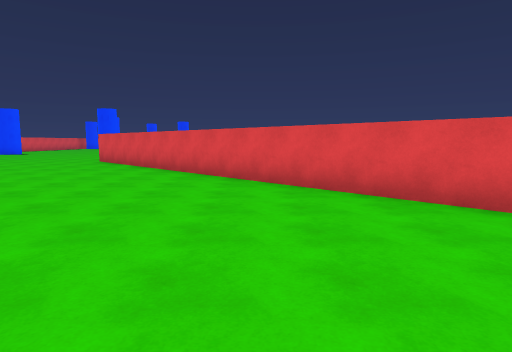
[1] (above)

18 first-person views from a walk through a scene from a Unity 3-D project. The camera is 1.5 m above the floor, tilts 6° down and sees 75° across. The floor is counted in squares, 2 m on a side. Each view is taken from the middle of a square. On the plan, view 1 faces up. The plan holds only what a view shows up to about 11 squares ahead; the rest is blank. The place goes on beyond the plan. Surface patterns are stand-ins for the level's own textures.

[2]
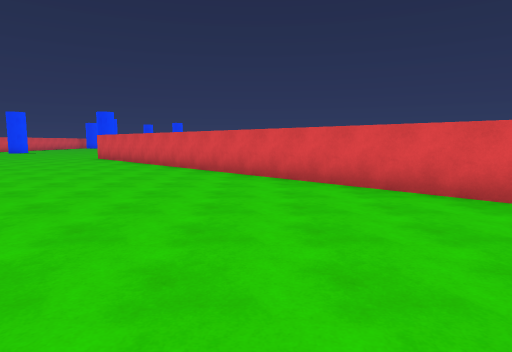

[3]
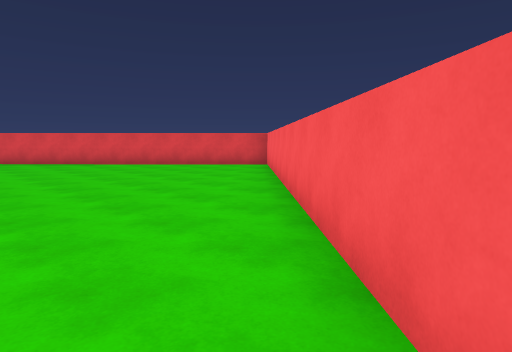

[4]
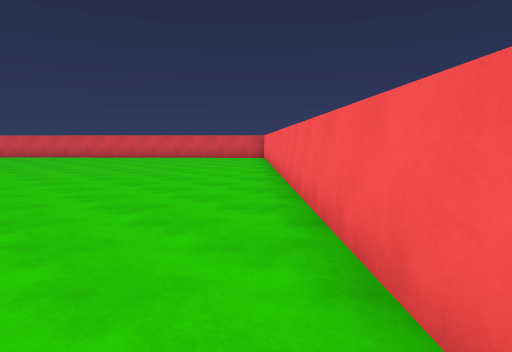

[5]
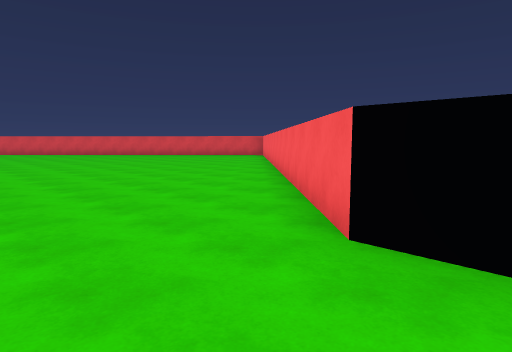

[6]
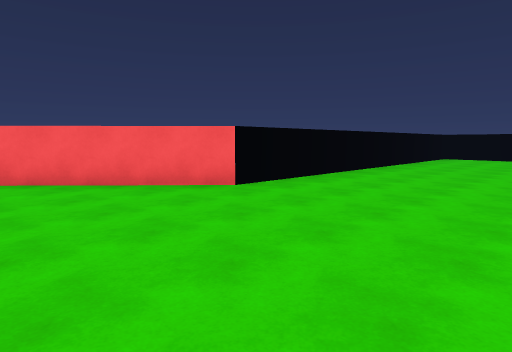

[7]
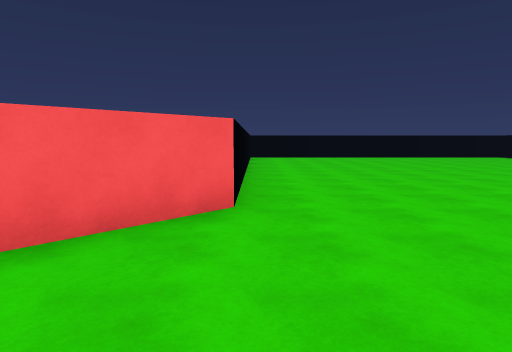

[8]
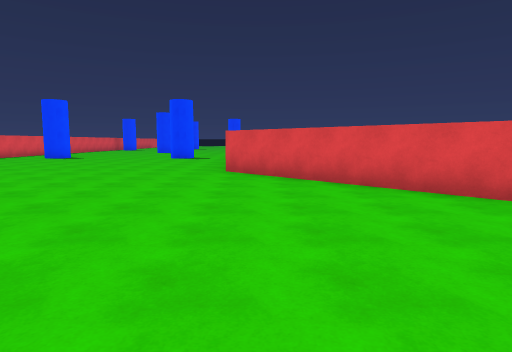

[9]
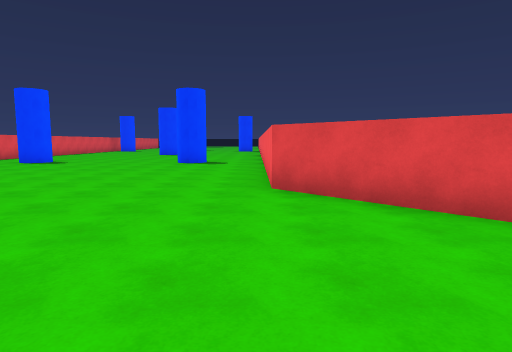

[10]
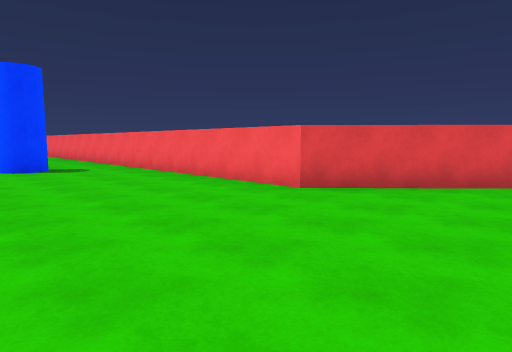

[11]
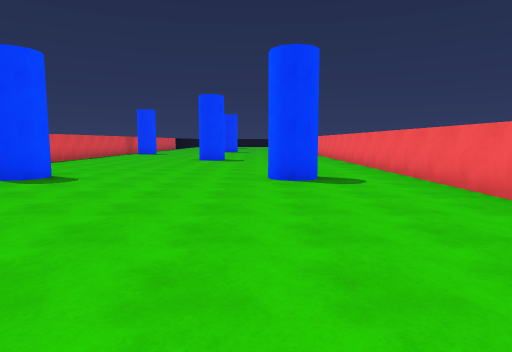

[12]
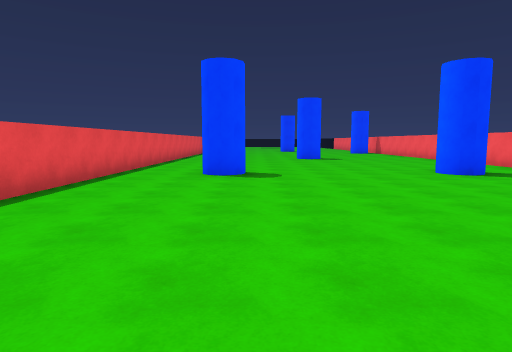

[13]
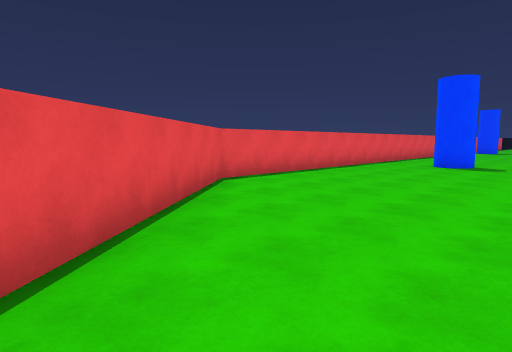

[14]
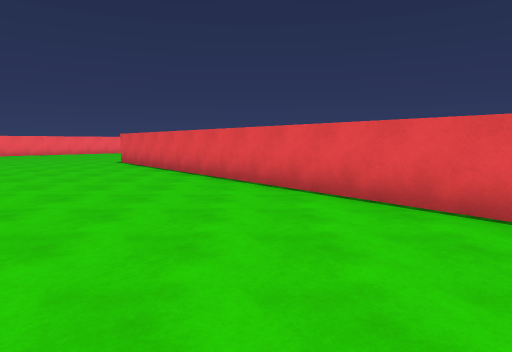

[15]
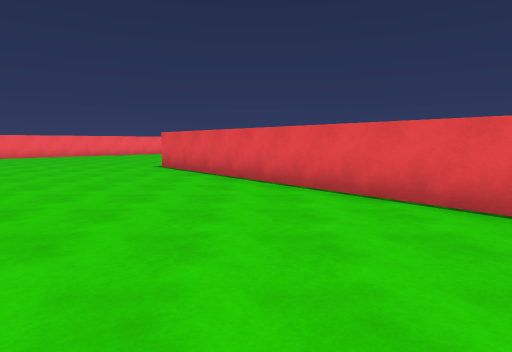

[16]
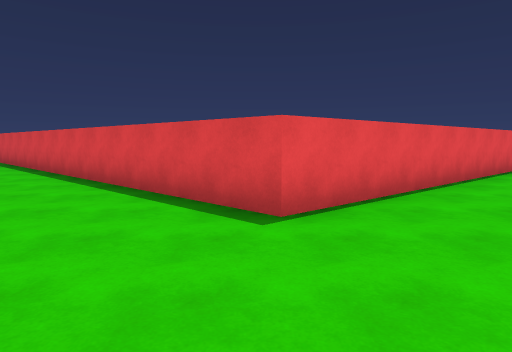

[17]
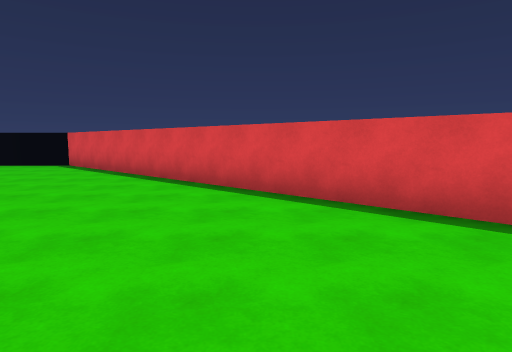

[18]
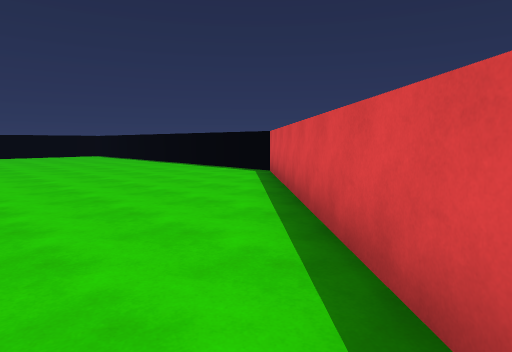

### Floor plan
Points are (right, up) in squares from view 1. A wall is a line through its corners. A room is listed if a view was taken in it or the views show most of it. See-through windows are left out.
Room 1 (views 1, 2, 3, 4, 5, 6, 7, 8, 9, 10, 11, 12, 13, 14, 15, 16, 17, 18)
walls: (-5.8, -9.8) (4.8, 1.2) (-5.7, 12.2) (-5.7, 21.5); (-16.2, 21.5) (-16.2, 12.2) (-7.3, 1.3) (-17.3, -9.8)
objects: other object (-14, 19); other object (-8, 19)

Positions as (right, up) in squares from view 1, and headings:
1: (0, 0), facing up
2: (1, -2), facing up
3: (-3, -6), facing up-right
4: (-6, -9), facing up-right
5: (-8, -11), facing up-right
6: (-10, -6), facing down-right
7: (-6, -6), facing down
8: (-5, 4), facing up
9: (-6, 7), facing up
10: (-10, 9), facing up-right
11: (-9, 12), facing up
12: (-13, 11), facing up
13: (-11, 8), facing up-left
14: (-12, 13), facing down
15: (-10, 11), facing down
16: (-4, 1), facing left
17: (-7, -4), facing left
18: (-11, -4), facing down-left
